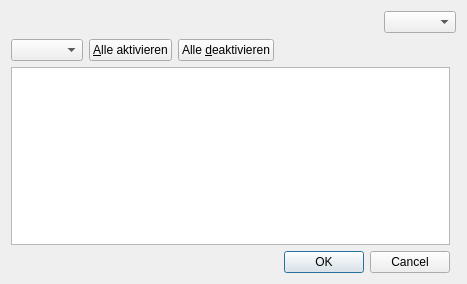
<?xml version="1.0" encoding="UTF-8"?>
<ui version="4.0">
 <class>LagerartikelAuswahlForm</class>
 <widget class="QDialog" name="LagerartikelAuswahlForm">
  <property name="geometry">
   <rect>
    <x>0</x>
    <y>0</y>
    <width>467</width>
    <height>284</height>
   </rect>
  </property>
  <property name="windowTitle">
   <string>Lagerartikel Auswahl</string>
  </property>
  <layout class="QGridLayout" name="gridLayout">
   <item row="5" column="0">
    <widget class="QTableWidget" name="tableWidget_lagerartikel"/>
   </item>
   <item row="0" column="0" rowspan="2" colspan="2">
    <layout class="QVBoxLayout" name="verticalLayout">
     <item>
      <layout class="QHBoxLayout" name="horizontalLayout_2">
       <item>
        <spacer name="horizontalSpacer_2">
         <property name="orientation">
          <enum>Qt::Horizontal</enum>
         </property>
         <property name="sizeHint" stdset="0">
          <size>
           <width>40</width>
           <height>20</height>
          </size>
         </property>
        </spacer>
       </item>
       <item>
        <widget class="QComboBox" name="comboBox_period"/>
       </item>
      </layout>
     </item>
    </layout>
   </item>
   <item row="2" column="0">
    <layout class="QHBoxLayout" name="horizontalLayout">
     <item>
      <widget class="QComboBox" name="comboBox_artikelGruppen"/>
     </item>
     <item>
      <widget class="QPushButton" name="pushButton_checkAll">
       <property name="text">
        <string>&amp;Alle aktivieren</string>
       </property>
      </widget>
     </item>
     <item>
      <widget class="QPushButton" name="pushButton_uncheckAll">
       <property name="text">
        <string>Alle &amp;deaktivieren</string>
       </property>
      </widget>
     </item>
     <item>
      <spacer name="horizontalSpacer">
       <property name="orientation">
        <enum>Qt::Horizontal</enum>
       </property>
       <property name="sizeHint" stdset="0">
        <size>
         <width>40</width>
         <height>20</height>
        </size>
       </property>
      </spacer>
     </item>
    </layout>
   </item>
   <item row="6" column="0">
    <widget class="QDialogButtonBox" name="buttonBox">
     <property name="standardButtons">
      <set>QDialogButtonBox::Cancel|QDialogButtonBox::Ok</set>
     </property>
    </widget>
   </item>
  </layout>
 </widget>
 <resources/>
 <connections/>
</ui>
